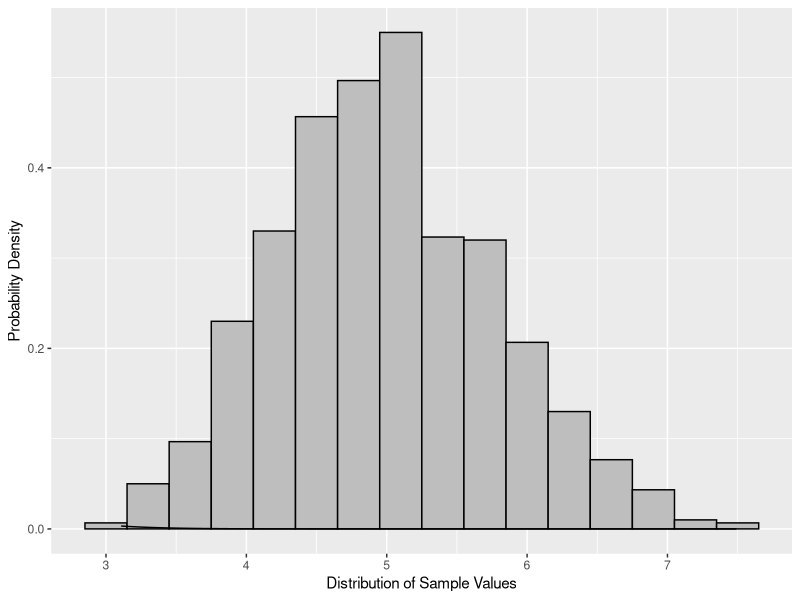
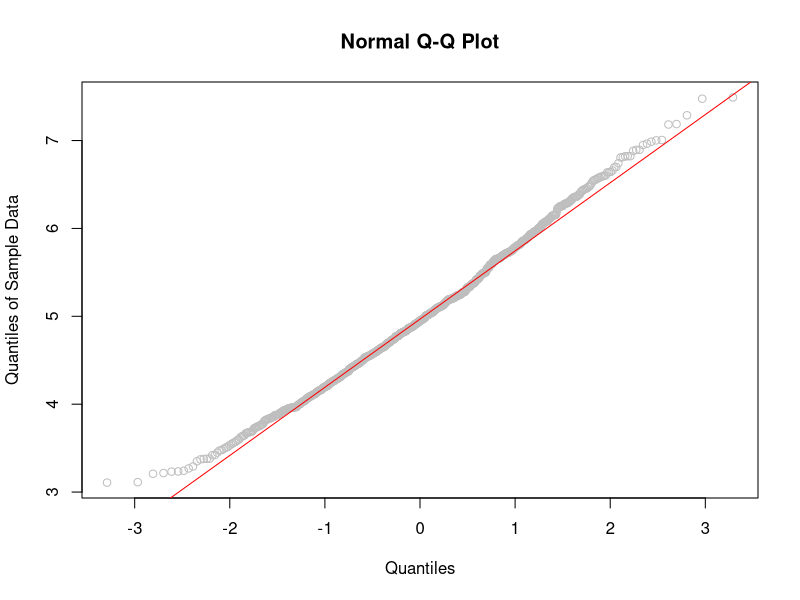

These figures' R source, in order:
## ---- chunk 1
set.seed(1)
lambda = 0.2
n = 40
iterations = 1:1000

sample_means <- data.frame(expcol = sapply(iterations, function(expcol) {mean(rexp(n, lambda))}))
## ---- chunk 2
mean(sample_means$expcol)
## ---- chunk 3
1/lambda
## ---- chunk 4
sd(sample_means$expcol)
## ---- chunk 5
(1/lambda)/sqrt(40)
## ---- chunk 6
var(sample_means)
## ---- chunk 7
((1/lambda)/sqrt(40))^2
## ---- chunk 8
library(ggplot2)
ggplot(data = sample_means, aes(x = expcol)) +
        geom_histogram(aes(y = ..density..), fill = I('grey'), binwidth = 0.30, color = I('black')) +
        xlab("Distribution of Sample Values") +
        ylab("Probability Density") +
        stat_function(fun = dnorm, arg = list(mean = 1/lambda, sd = sd(sample_means$expcol)))
   
## ---- chunk 9
qqnorm(sample_means$expcol,col = "gray", main = "Normal Q-Q Plot",xlab = "Quantiles",ylab = "Quantiles of Sample Data")
qqline(sample_means$expcol,col = "red")
